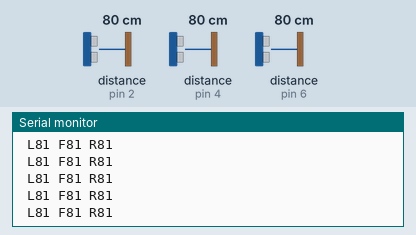
A sketch run on a simulated Arduino Uno, built with avr-gcc and run on an emulated ATmega328P. Parts: the last lines printed to the serial monitor. The inputs (shaded band) are chosen by the test bench; at power-on: distance to the obstacle (sensors on pin 2, pin 4, pin 6) 80 cm. The echo pulse lasts 58.3 µs per cm.

Above: at 1.2 s.
1.3 s: distance to the obstacle (sensor on pin 2) set to 2 cm
At 1.51 s:
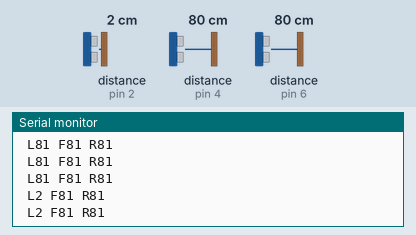
2.8 s: distance to the obstacle (sensor on pin 4) set to 35 cm
At 2.85 s:
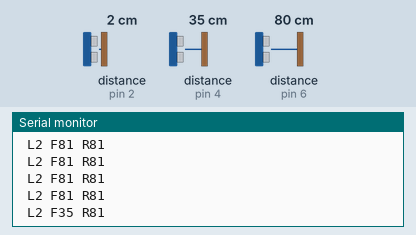
5.8 s: distance to the obstacle (sensor on pin 2) set to 35 cm
At 5.8 s:
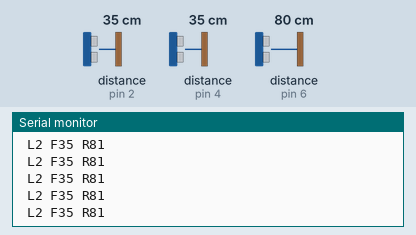
8.8 s: distance to the obstacle (sensor on pin 6) set to 2 cm
At 8.9 s:
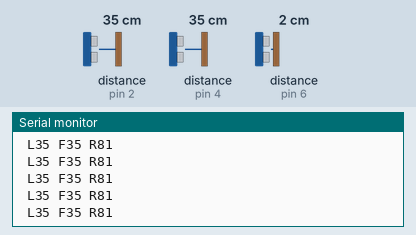
10.3 s: distance to the obstacle (sensor on pin 6) set to 18 cm
At 10.4 s:
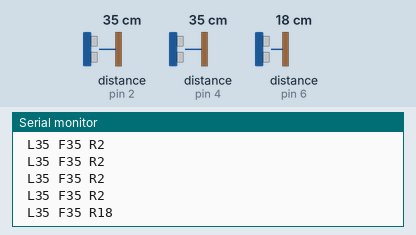
13.3 s: distance to the obstacle (sensor on pin 4) set to 2 cm
At 13.3 s:
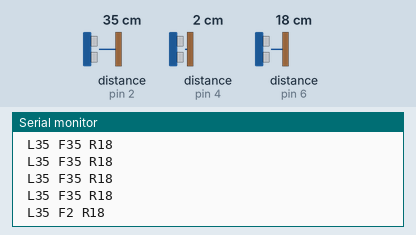
Timing chart, 0 to 15.8 s (numbered marks = the images above; inputs shaded):
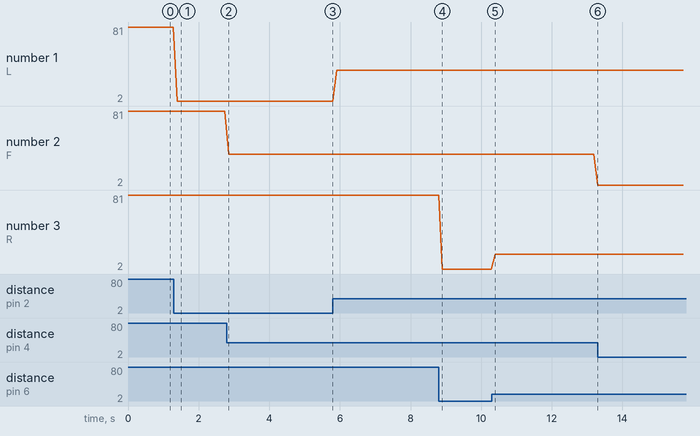

Measured:
- after the input at 1.3 s, the serial monitor: prints a new line after 0.10 s (image 1)
- after the input at 2.8 s, the serial monitor: prints a new line after 0.05 s (image 2)
- after the input at 10.3 s, the serial monitor: prints a new line after 0.10 s (image 5)
- plotted number 1: 81 → 2 after the input at 1.3 s
- plotted number 2: 81 → 35 after the input at 2.8 s
- plotted number 3: 81 → 2 after the input at 8.8 s, 2 → 18 after the input at 10.3 s

The sketch:

UStest.ino
```cpp
#include <NewPing.h>

#define TRIGGER_PIN1  3
#define ECHO_PIN1     2
#define TRIGGER_PIN2  5
#define ECHO_PIN2     4
#define TRIGGER_PIN3  7
#define ECHO_PIN3     6
#define MaxDistance   150

NewPing sonarLeft(TRIGGER_PIN1, ECHO_PIN1, MaxDistance);
NewPing sonarFront(TRIGGER_PIN2, ECHO_PIN2, MaxDistance);
NewPing sonarRight(TRIGGER_PIN3, ECHO_PIN3, MaxDistance);

void setup() {
  // put your setup code here, to run once:
  Serial.begin(9600);

}

void loop() {
  // put your main code here, to run repeatedly:
  Serial.print(" L");
  Serial.print(sonarLeft.ping_cm());
  Serial.print(" F");
  Serial.print(sonarFront.ping_cm());
  Serial.print(" R");
  Serial.println(sonarRight.ping_cm());
  delay(100);
}
```
